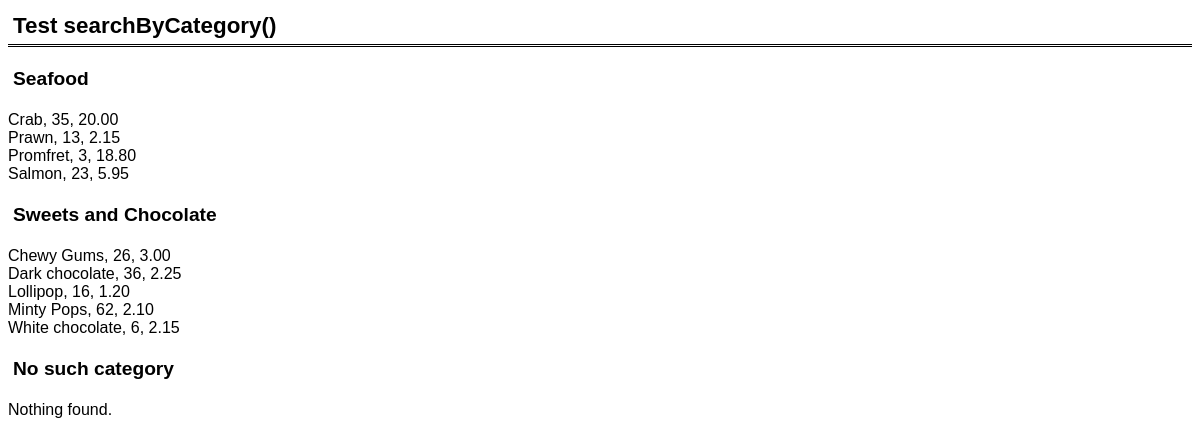
/week11/solutions/warehouse/testSearchByCategory.php, run on the app's committed database.
### tables this page shows
create table product (
    product_name varchar(32) primary key,
    category_name varchar(32),
    quantity integer,
    price double(12,2)
);

### week11/solutions/warehouse/Warehouse.php (called while the page is built, shortened)
<?php
require_once 'Product.php';
class Warehouse {
    public function searchByCategory($category_name) {
        $products = [];
        $conn = new ConnectionManager();
        $pdo = $conn->connect();
        $sql = "SELECT product_name, category_name, quantity, price FROM product
                    WHERE category_name = :category_name
                    ORDER BY product_name";
        $stmt = $pdo->prepare($sql);
        $stmt->bindParam('category_name', $category_name, PDO::PARAM_STR);
        $stmt->execute();
        $stmt->setFetchMode(PDO::FETCH_ASSOC);
        while ($row = $stmt->fetch()) {
            $product = new Product(
                $row['product_name'],
                $row['category_name'],
                $row['quantity'],
                $row['price']
            );
            $products[] = $product;
        }
        return $products;
    }
}

### week11/solutions/warehouse/Product.php (called while the page is built, shortened)
<?php
class Product {
    private $productName;
    private $quantity;
    private $price;
    public function __construct($productName, $categoryName, $quantity, $price){
        $this->productName = $productName;
        $this->quantity = $quantity;
        $this->price = $price;
    }
    public function getProductName() {
        return $this->productName;
    }
    public function getQuantity() {
        return $this->quantity;
    }
    public function getPrice() {
        return $this->price;
    }
}
?>

### week11/solutions/warehouse/testSearchByCategory.php (the view, shortened to what this page needs)
<?php
require_once 'Warehouse.php';
require_once 'Product.php';
$warehouse = new Warehouse();
?>
<html>
<head>
	<link rel="stylesheet" type="text/css" href="style.css">
</head>
<body>
	<h1>Test searchByCategory()</h1>
    <?php
        $category_names = ['Seafood','Sweets and Chocolate', 'No such category'];
        foreach ($category_names as $category_name) {
            echo "
                <h2> $category_name </h2>
			";
            $products = $warehouse->searchByCategory($category_name);
            if ( count($products) > 0 ) {
                foreach ($products as $product) {
                    $name = $product->getProductName();
                    $qty = $product->getQuantity();
                    echo "
                        $name, $qty, {$product->getPrice()}<br/>
                    ";
                }
            } else {
                echo "
                    Nothing found.<br/>
                ";
            }
		}
	?>
</body>
</html>

### week11/solutions/warehouse/style.css (style rules this page uses)
h1 { color: black; border-bottom: 3px double black; padding: 5px; font: bold 140% arial, sans-serif; }
h2 { color: black; padding: 5px; font: bold 120% arial, sans-serif; }
body { font: 100% arial, sans-serif; }

### data on the page
product: product_name "Crab", quantity "35", price "20.00"
product: product_name "Prawn", quantity "13", price "2.15"
product: product_name "Promfret", quantity "3", price "18.80"
product: product_name "Salmon", quantity "23", price "5.95"
product: product_name "Chewy Gums", quantity "26", price "3.00"
product: product_name "Dark chocolate", quantity "36", price "2.25"
product: product_name "Lollipop", quantity "16", price "1.20"
product: product_name "Minty Pops", quantity "62", price "2.10"
product: product_name "White chocolate", quantity "6", price "2.15"

### other printed values
$category_name "Seafood"
$category_name "Sweets and Chocolate"
$category_name "No such category"
